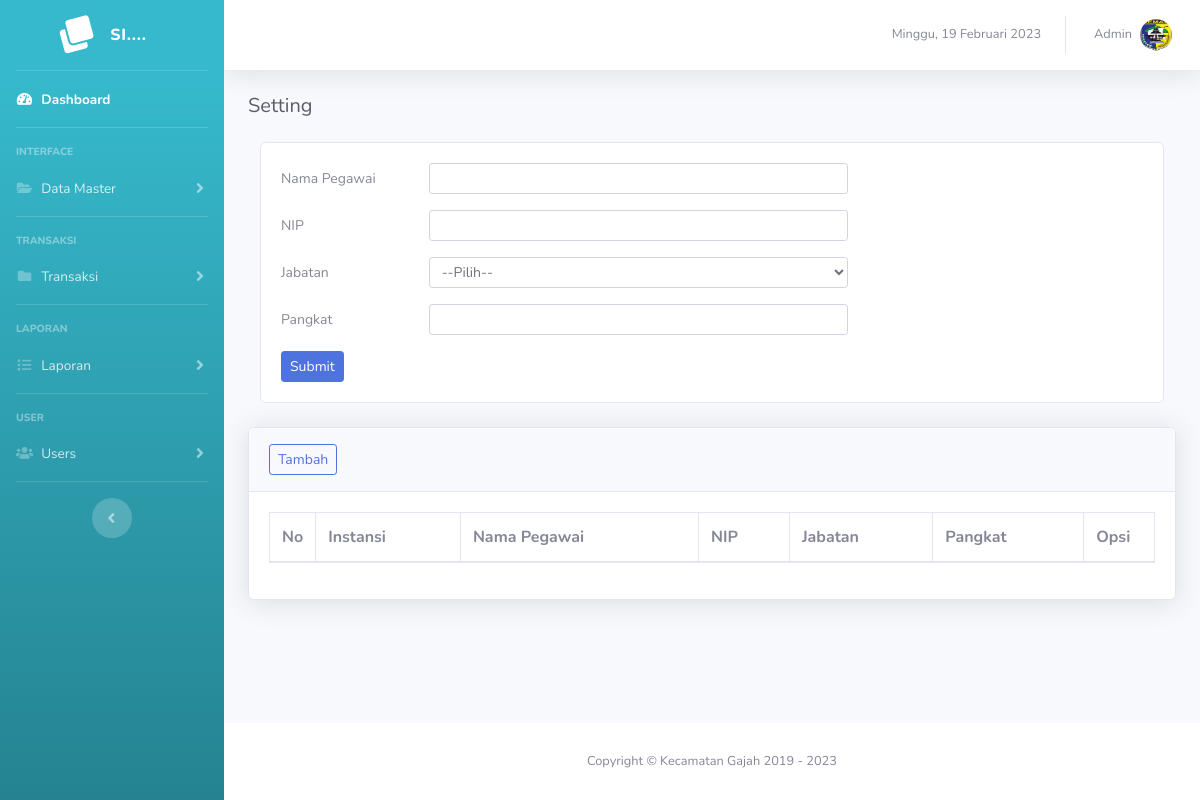
The app's page /setting (signed in), older data.
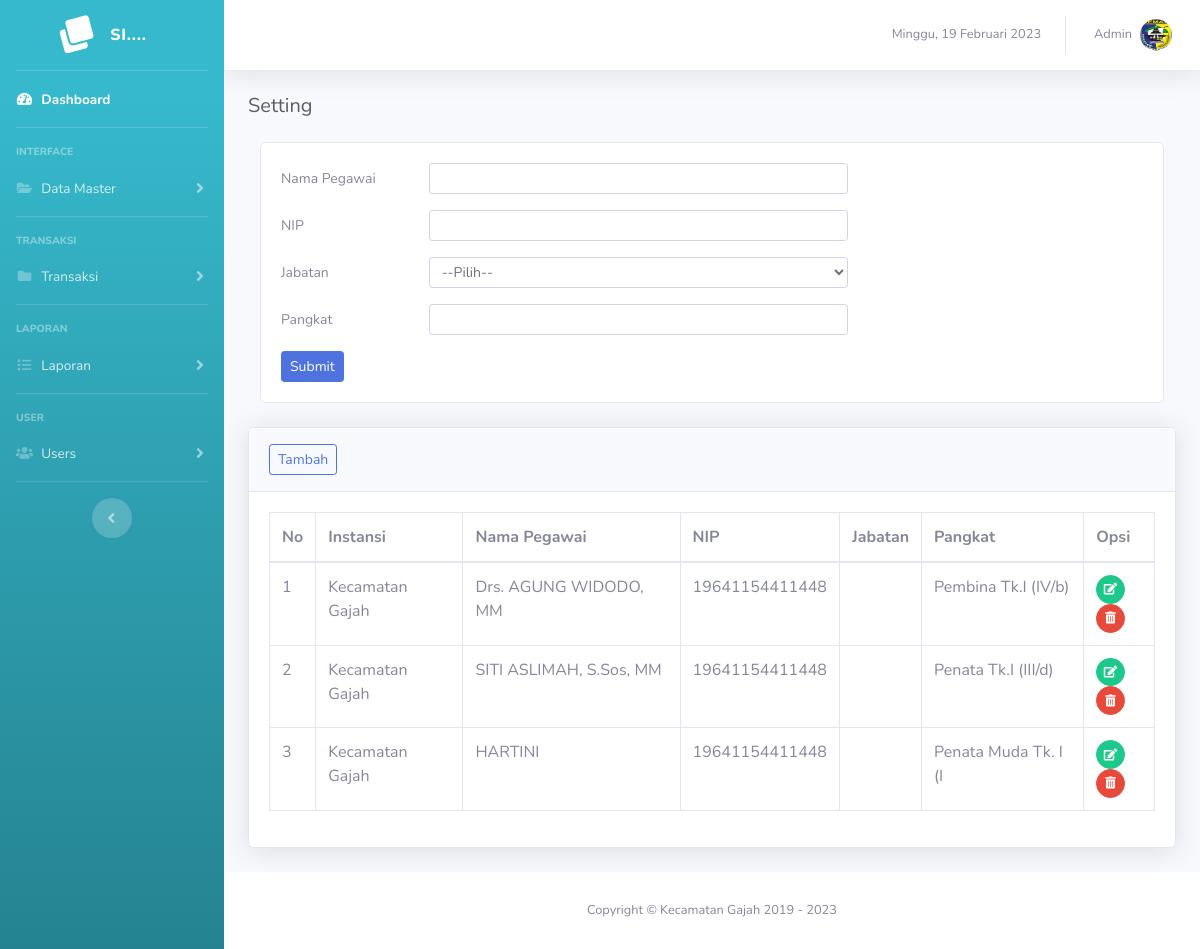
The same page, newer data.
### tables this page shows
CREATE TABLE `tb_setting` (
  `id_setting` int(11) NOT NULL,
  `id_instansi` int(11) NOT NULL,
  `id_user` int(11) NOT NULL,
  `nama` varchar(50) NOT NULL,
  `nip` varchar(30) NOT NULL,
  `jabatan` varchar(50) NOT NULL,
  `pangkat` varchar(20) NOT NULL
);

CREATE TABLE `tb_instansi` (
  `id_instansi` int(11) NOT NULL,
  `nama_instansi` varchar(100) NOT NULL,
  `alamat_instansi` text NOT NULL,
  `no_telp` varchar(20) NOT NULL,
  `kd_pos` varchar(10) NOT NULL,
  `website` varchar(50) NOT NULL,
  `email` varchar(50) NOT NULL,
  `tahun` date NOT NULL,
  `id_user` int(11) NOT NULL
);

### page/setting/setting.php (the view, shortened to what this page needs)
<h5 class="h5 mb-4 text-gray-800">Setting</h5>
<div class="col">
  <div class="card mb-4">
    <div class="card-body">
      <?php
      $instansi = $conn->query("SELECT * FROM tb_instansi WHERE id_user = '$_SESSION[id_user]'");
      ?>
      <form action="" method="POST">
        <div class="form-group row">
          <label for="pegawai" class="col-sm-2 col-form-label col-form-label-sm">Nama Pegawai</label>
          <div class="col-sm-6">
            <input type="text" class="form-control form-control-sm" id="pegawai" name="pegawai" value="<?= $_POST['pegawai']; ?>" autofocus>
          </div>
        </div>
        <div class="form-group row">
          <label for="nip" class="col-sm-2 col-form-label col-form-label-sm">NIP</label>
          <div class="col-sm-6">
            <input type="text" class="form-control form-control-sm" id="nip" name="nip" value="<?= $_POST['nip']; ?>">
          </div>
        </div>
        <div class="form-group row">
          <label for="jabatan" class="col-sm-2 col-form-label col-form-label-sm">Jabatan</label>
          <div class="col-sm-6">
            <select class="form-control form-control-sm" name="jabatan">
              <option>--Pilih--</option>
            </select>
          </div>
        </div>
        <div class="form-group row">
          <label for="pangkat" class="col-sm-2 col-form-label col-form-label-sm">Pangkat</label>
          <div class="col-sm-6">
            <input type="text" class="form-control form-control-sm" id="pangkat" name="pangkat" value="<?= $_POST['pangkat']; ?>">
          </div>
        </div>
        <button type="submit" name="add" class="btn btn-sm btn-primary">Submit</button>
      </form>
    </div>
  </div>
</div>
<div class="card shadow mb-4">
  <div class="card-header py-3">
    <a href="?page=pegawai&action=add" class="btn btn-sm btn-outline-primary">Tambah</a>
  </div>
  <div class="card-body">
    <div class="table-responsive">
      <table class="table table-bordered" id="dataTable" width="100%" cellspacing="0">
        <thead>
          <tr>
            <th width="5%">No</th>
            <th>Instansi</th>
            <th>Nama Pegawai</th>
            <th>NIP</th>
            <th>Jabatan</th>
            <th>Pangkat</th>
            <th width="8%">Opsi</th>
          </tr>
        </thead>
        <tbody>
          <?php
          $no = 1;
          $sql = $conn->query("SELECT * FROM tb_setting WHERE id_user = '$_SESSION[id_user]'");
          foreach ($sql as $key => $value) :
          ?>
            <tr>
              <td><?= $no++; ?></td>
              <?php
              $id_instansi = $value['id_instansi'];
              $instansi = $conn->query("SELECT * FROM tb_instansi WHERE id_instansi = '$id_instansi'");
              foreach ($instansi as $key => $data) {
                echo "<td>$data[nama_instansi]</td>";
              }
              ?>
              <td><?= $value['nama']; ?></td>
              <td><?= $value['nip']; ?></td>
              <td><?= $Jab; ?></td>
              <td><?= $value['pangkat']; ?></td>
              <td>
                <a href="?page=setting&action=edit&id=<?= $value['id_setting']; ?>" class="btn btn-sm btn-circle btn-success" data-toggle="tooltip" data-placement="top" title="Edit"><i class="fas fa-edit"></i></a>
                <a href="?page=setting&action=delete&id=<?= $value['id_setting']; ?>" name="delete" class=" delete btn btn-sm btn-circle btn-danger" data-toggle="tooltip" data-placement="top" title="Delete"><i class="fas fa-trash-alt"></i></a>
              </td>
            </tr>
          <?php endforeach; ?>
        </tbody>
      </table>
    </div>
  </div>
</div>

Row changes from the older to the newer data that the page shows:
added tb_setting: nama "Drs. AGUNG WIDODO, MM", nip "19641154411448", pangkat "Pembina Tk.I (IV/b)"
now on this page (row edited): tb_instansi: nama_instansi "Kecamatan Gajah"
added tb_setting: nama "SITI ASLIMAH, S.Sos, MM", nip "19641154411448", pangkat "Penata Tk.I (III/d)"
added tb_setting: nama "HARTINI", nip "19641154411448", pangkat "Penata Muda Tk. I (I"
